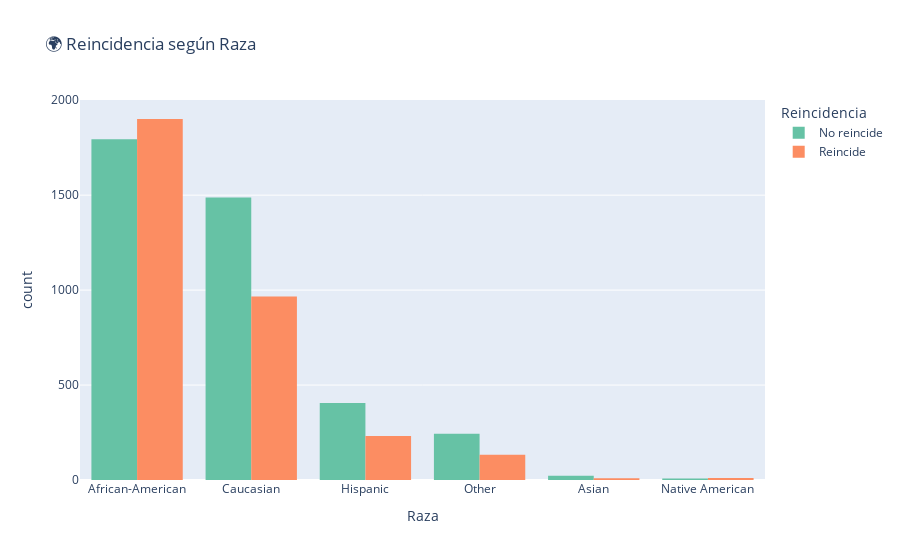

Notebook source saved alongside this figure:
### Markdown cell above
### Reincidencia según raza

### Code cell
fig = px.histogram(df_clave, x="race", color="recid_label", barmode="group",
                   title="🌍 Reincidencia según Raza",
                   labels={"recid_label": "Reincidencia", "race": "Raza"},
                   category_orders={"race": df_clave["race"].value_counts().index.tolist()},
                   color_discrete_sequence=px.colors.qualitative.Set2)
fig.show()

### Figure 1 — Plotly figure (JSON) as saved in the notebook; plotly's stock layout.template omitted (floating-point values rounded to 4 significant figures; data arrays with more than 128 entries replaced by an {"elided": "..."} marker saying what was removed)
{"data": [{"alignmentgroup": "True", "bingroup": "x", "hovertemplate": "Reincidencia=No reincide<br>Raza=%{x}<br>count=%{y}<extra></extra>", "legendgroup": "No reincide", "marker": {"color": "rgb(102,194,165)", "pattern": {"shape": ""}}, "name": "No reincide", "offsetgroup": "No reincide", "orientation": "v", "showlegend": true, "type": "histogram", "x": {"elided": "3963 str values"}, "xaxis": "x", "yaxis": "y"}, {"alignmentgroup": "True", "bingroup": "x", "hovertemplate": "Reincidencia=Reincide<br>Raza=%{x}<br>count=%{y}<extra></extra>", "legendgroup": "Reincide", "marker": {"color": "rgb(252,141,98)", "pattern": {"shape": ""}}, "name": "Reincide", "offsetgroup": "Reincide", "orientation": "v", "showlegend": true, "type": "histogram", "x": {"elided": "3251 str values"}, "xaxis": "x", "yaxis": "y"}], "layout": {"barmode": "group", "legend": {"title": {"text": "Reincidencia"}, "tracegroupgap": 0}, "title": {"text": "🌍 Reincidencia según Raza"}, "xaxis": {"anchor": "y", "categoryarray": ["African-American", "Caucasian", "Hispanic", "Other", "Asian", "Native American"], "categoryorder": "array", "domain": [0, 1], "title": {"text": "Raza"}}, "yaxis": {"anchor": "x", "domain": [0, 1], "title": {"text": "count"}}}}
